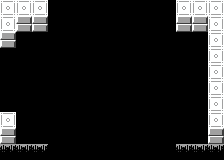

Tiled map render using the project's own tile images. Description and the whole map definition, tile-layer contents included, below:
An orthogonal 14x10 tile map with 16x16 px tiles, 1 tile layer (Tile Layer 1).

<map version="1.9" tiledversion="1.9.0" orientation="orthogonal" renderorder="right-down" width="14" height="10" tilewidth="16" tileheight="16" infinite="0" nextlayerid="2" nextobjectid="1">
 <tileset firstgid="1" source="../room_tileset.tsx" />
 <layer id="1" name="Tile Layer 1" width="14" height="10">
  <data encoding="csv">
4,4,4,1,1,1,1,1,1,1,1,4,4,4,
4,3,3,1,1,1,1,1,1,1,1,3,3,4,
3,1,1,1,1,1,1,1,1,1,1,1,1,4,
1,1,1,1,1,1,1,1,1,1,1,1,1,4,
1,1,1,1,1,1,1,1,1,1,1,1,1,4,
1,1,1,1,1,1,1,1,1,1,1,1,1,4,
1,1,1,1,1,1,1,1,1,1,1,1,1,4,
4,1,1,1,1,1,1,1,1,1,1,1,1,4,
3,1,1,1,1,1,1,1,1,1,1,1,1,3,
5,5,5,1,1,1,1,1,1,1,1,5,5,5
</data>
 </layer>
</map>
